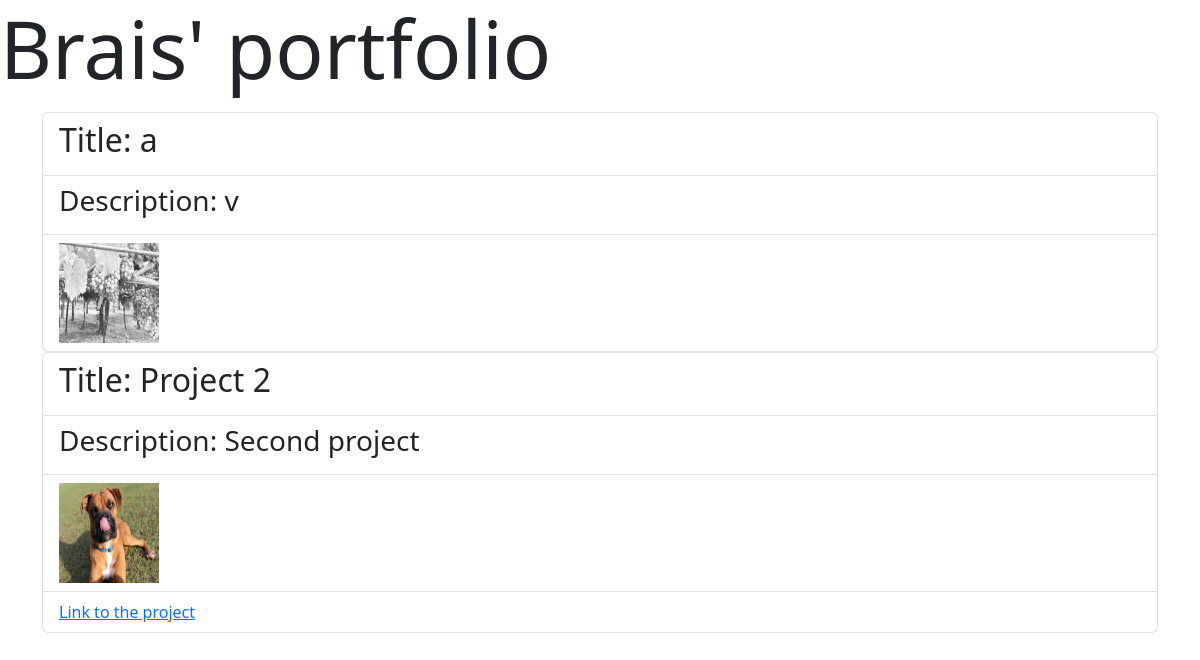
Before: / with the older database file.
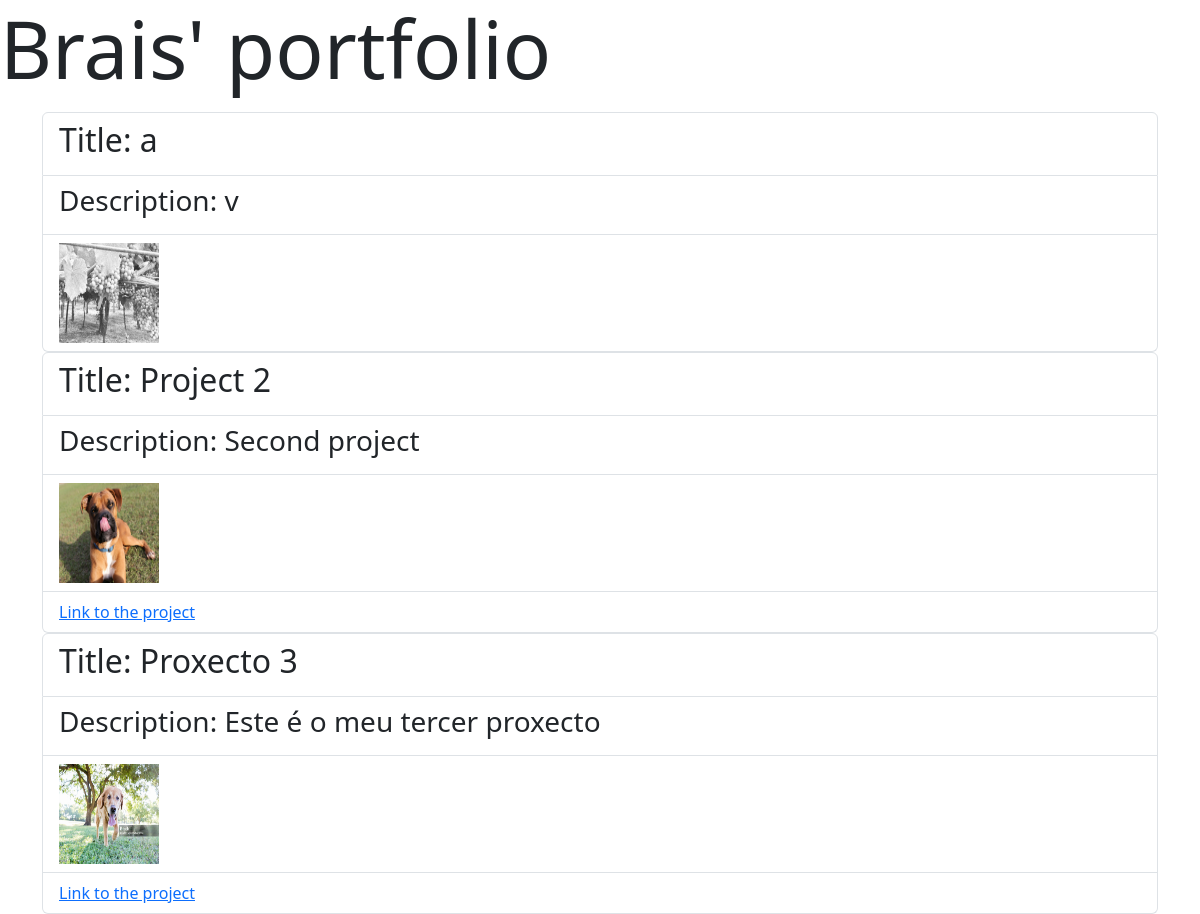
After: the same page with the newer database file.
### portfolio/models.py (models this page shows)
class Project(models.Model):
    title = models.CharField(max_length=100)
    description = models.CharField(max_length=250)
    image = models.ImageField(upload_to='portfolio/images')
    url = models.URLField(blank=True)

### portfolio/views.py (the view)
# urls.py: 2. Add a URL to urlpatterns:  path('', views.home, name='home')
def home(request):
    projects = Project.objects.all()
    return render(request,'portfolio/home.html',{'projects':projects})

### portfolio/templates/portfolio/home.html (shortened to what this page needs)
<!DOCTYPE html>
<html lang="en">
	<head>
		<link
			href="https://cdn.jsdelivr.net/npm/bootstrap@5.3.3/dist/css/bootstrap.min.css"
			rel="stylesheet"
		/>
	</head>
	<body>
		<h1 class="display-1">Brais' portfolio</h1>
		<div class="container mt-3">
			{% for project in projects %}
			<ul class="list-group">
				<li class="list-group-item">
					<h2>Title: {{project.title}}</h2>
				</li>
				<li class="list-group-item">
					<h3>Description: {{project.description}}</h3>
				</li>
				<li class="list-group-item">
					<img
						src="{{project.image.url}}"
						alt="{{project.image}}"
						width="100"
						height="100"
					/>
				</li>
				{%if project.url %}
				<li class="list-group-item">
					<a href="{{project.url}}">Link to the project</a>
				</li>
				{%endif%}
			</ul>
			{% endfor %}
		</div>
	</body>
</html>

Changed rows visible on the page:
added Project: title "Proxecto 3", description "Este é o meu tercer proxecto", image (picture)
